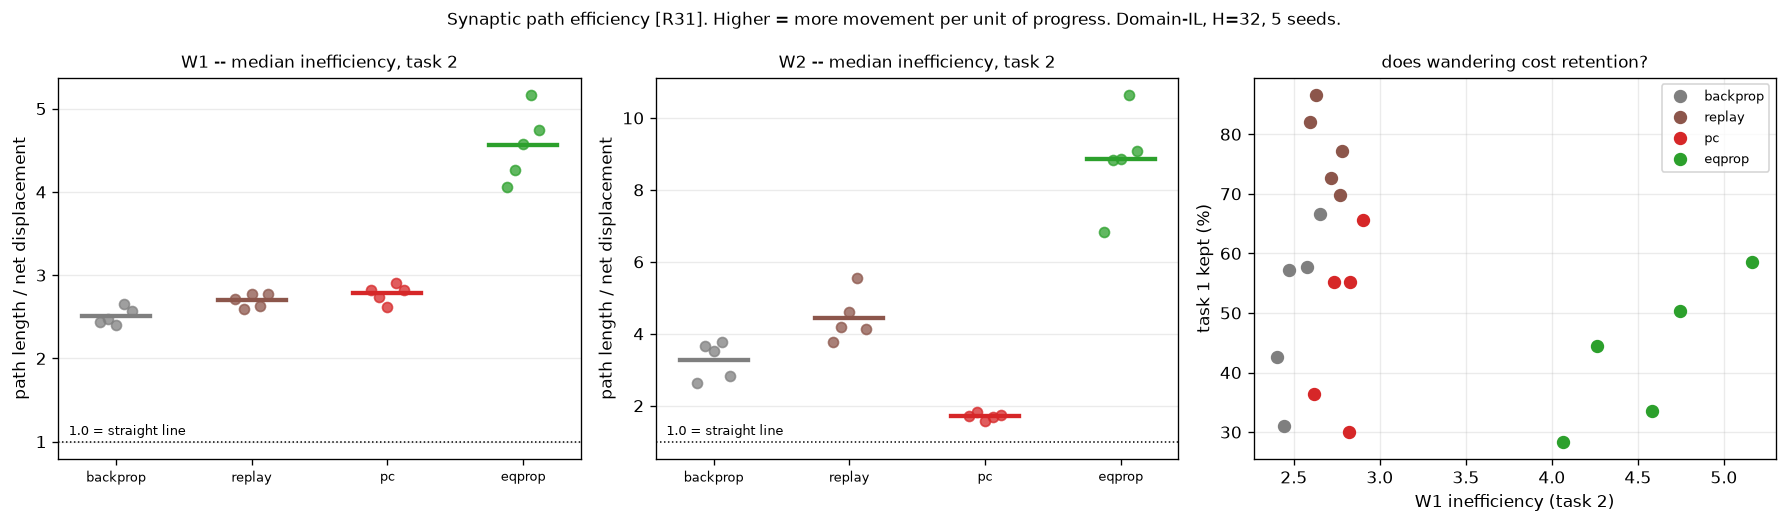

Generate this figure with Python:
"""How far do each rule's synapses travel to reach where they end up, and does wandering more
mean forgetting more?

THE QUANTITY, AND WHOSE IT IS
    [R31] Li & van Rossum measure a metabolic cost: M = sum_t |w(t) - w(t-1)|, the L1 PATH LENGTH
    each synapse actually travels, counting every reversal. Divided by |w(T) - w(0)|, how far it
    needed to travel, that is INEFFICIENCY: 1.0 is a straight line, higher is more wandering.

    It is NOT a forgetting metric and is not reported as one. It belongs to "why do the rules
    differ", which is the question left open by the A series: script 54 measured PC's update as
    0.814 aligned with backprop's on W2 and EqProp's as 0.197, yet neither rule retained more.
    Different credit assignment that buys nothing needs a description, and path length is one --
    it distinguishes a rule that goes somewhere different from one that goes to the same place
    by a worse route.

WHY IT IS SPLIT AT THE TASK SWITCH
    Total path over a whole run conflates learning task 1 with learning task 2. The interesting
    number is task 2's: how much movement does a rule spend, and how much net displacement does
    it have to show for it, while task 1 is sitting underneath being damaged. Path is therefore
    accumulated separately either side of the switch, against the net displacement of that same
    block.

WHY PER LAYER
    Scripts 42/43 established that drift in W1 is what damages task 1, and 55 that PC diverges
    from backprop at the OUTPUT layer while W1 stays backprop-like (cos 0.952 at depth 3). So
    the layers answer different questions and a whole-network average would hide both.

PRE-COMMITTED READINGS
    PC ~ backprop on W1, different on W2   -> agrees with 55; PC reconfigures the output end and
                                              leaves the part that matters alone. This is what
                                              the A-series null predicts, so it is a check on
                                              the story rather than a new claim.
    EqProp markedly higher everywhere      -> 54's near-orthogonal updates show up as wandering,
                                              i.e. it reaches a similar place by a worse route.
                                              That would make "different credit assignment" and
                                              "worse credit assignment" the same statement here.
    Inefficiency correlates with forgetting across seeds -> a mechanism worth pursuing.
    Inefficiency flat across rules         -> path length does not distinguish them, and 54's
                                              cosine is the instrument that does. Report it and
                                              stop, rather than looking for a third measure.

DEVIATIONS FROM THE PROTOCOL, STATED
    * Fixed budgets per task, as script 52, so accuracy is comparable with it.
    * Path length is a SUM OVER UPDATES, so it scales with the number of updates taken. Fixed
      budgets are what make it comparable across rules at all; under accuracy stopping a slower
      rule would accumulate more path for that reason alone. Inefficiency divides most of that
      out, but the raw path is reported too, and must not be compared across different budgets.
"""
import sys
import time
from pathlib import Path

ROOT = Path(__file__).resolve().parents[1]
sys.path.insert(0, str(ROOT))

import numpy as np
import matplotlib.pyplot as plt

from src.protocol import (PROTOCOL, load, build, replace,
                          figure_path as _figure_path, array_path as _array_path)
from src.runner import run_classil
from src.probes import weight_path_probe
from src.metrics import metric_grid, report_grid, paired_diff, inefficiency
from src.plotting import plot_learning_curves

SMOKE = "--smoke" in sys.argv


def _tag(f, suffix):
    own = Path(f).resolve() == Path(__file__).resolve()
    return (suffix + "_SMOKE").lstrip("_") if (SMOKE and own) else suffix


def figure_path(f, suffix=""):      # noqa: F811
    return _figure_path(f, _tag(f, suffix))


def array_path(f, suffix=""):       # noqa: F811
    return _array_path(f, _tag(f, suffix))


# ---------------------------------------------------------------- settings
METHODS = ["backprop", "replay", "pc", "eqprop"]
SEEDS = 5
EVAL_EVERY = 10
COLORS = {"backprop": "tab:gray", "replay": "tab:brown",
          "pc": "tab:red", "eqprop": "tab:green"}
TASK_COLORS = ["tab:orange", "tab:blue"]

HIDDEN = int(np.load(_array_path(str(ROOT / "experiments" /
                                     "41_capacity_vs_hidden_width.py")))["chosen"])
z51 = np.load(_array_path(str(ROOT / "experiments" /
                              "51_matching_the_rules_on_learning_speed.py")))
LR = {m: float(v) for m, v in zip(z51["methods"], z51["lr"])}
SETTLE_TOL, EQ_MAX_STEPS = float(z51["settle_tol"]), int(z51["eq_max_steps"])
PC_STEPS = int(z51["pc_steps"])
T = float(z51["target_steps"])
ITERS = [int(2 * T), int(1.5 * T)]

if SMOKE:
    SEEDS, ITERS = 2, [40, 30]
    print("--smoke: tiny budget, results are NOT meaningful\n")

print(f"H = {HIDDEN} | domain-IL | {ITERS[0]}+{ITERS[1]} updates | {SEEDS} seeds")
print("  question: do the rules differ in how far their synapses travel per unit of progress?\n")

base = replace(PROTOCOL, hidden=HIDDEN, scenario="domain_il", stop_threshold=None,
               max_iters_per_task=ITERS, eval_every=EVAL_EVERY, seeds=SEEDS)
LAYERS = ["W1", "W2"]


def settle_kw(method):
    if method == "pc":
        return dict(steps=PC_STEPS)
    if method == "eqprop":
        return dict(max_steps=EQ_MAX_STEPS, settle_tol=SETTLE_TOL)
    return {}


# ---------------------------------------------------------------- run
REPLOT = "--replot" in sys.argv and Path(array_path(__file__)).exists()

if REPLOT:
    z = np.load(array_path(__file__), allow_pickle=True)
    steps, switches = z["steps"], list(z["switches"])
    curves = {m: z[f"argmax_{m}"] for m in METHODS}
    ineff = {m: {L: z[f"ineff_{m}_{L}"] for L in LAYERS} for m in METHODS}
    pathlen = {m: {L: z[f"path_{m}_{L}"] for L in LAYERS} for m in METHODS}
    netdisp = {m: {L: z[f"net_{m}_{L}"] for L in LAYERS} for m in METHODS}
    print("--replot: redrawing from saved arrays, no training\n")
else:
    data = load(base)
    curves = {m: [] for m in METHODS}
    ineff = {m: {L: [] for L in LAYERS} for m in METHODS}
    pathlen = {m: {L: [] for L in LAYERS} for m in METHODS}
    netdisp = {m: {L: [] for L in LAYERS} for m in METHODS}
    t0 = time.perf_counter()
    for m in METHODS:
        proto = replace(base, lr={m: LR[m]})
        for seed in range(SEEDS):
            tasks = proto.tasks(seed)
            lmap = proto.label_map(tasks)
            handle = {}
            train_step, predict = build(proto, m, seed, handle=handle, **settle_kw(m))
            params = handle["params"]
            wrapped, path = weight_path_probe(train_step, params)

            snap = {}

            def take(tag, _p=params, _s=snap):
                _s[tag] = {k: v.detach().clone() for k, v in _p.named().items() if v is not None}

            take("init")
            mark = {}

            def on_task_end(ti, step, _path=path, _mark=mark):
                # path accumulates from the start of the RUN, so the task-2 contribution is the
                # difference between its value at the end and at the switch. Snapshotting rather
                # than zeroing keeps the whole-run number available too.
                _mark[ti] = {k: v.detach().clone() for k, v in _path.items()}
                take(f"end{ti}")

            out = run_classil(
                wrapped, predict, tasks, data.train, data.class_idx,
                report_eval=data.report_eval, stop_eval=data.stop_eval,
                max_iters_per_task=ITERS, batch=proto.batch, eval_every=EVAL_EVERY,
                device=proto.device, stop_threshold=None, data_seed=seed,
                label_map=lmap, on_task_end=on_task_end)
            curves[m].append(out["curves"]["argmax"])

            for L in LAYERS:
                # TASK 2 ONLY: path travelled after the switch, against net displacement after
                # the switch. Both restricted to the same block, so the ratio is a property of
                # task-2 learning and not of how task 1 happened to go.
                p2 = (mark[1][L] - mark[0][L]).cpu().numpy()
                n2 = (snap["end1"][L] - snap["end0"][L]).cpu().numpy()
                r = inefficiency(p2, n2)
                ineff[m][L].append(float(np.nanmedian(r)))
                pathlen[m][L].append(float(np.abs(p2).sum()))
                netdisp[m][L].append(float(np.abs(n2).sum()))
        steps, switches = out["steps"], out["switches"]
        curves[m] = np.array(curves[m], dtype=float)
        for L in LAYERS:
            for d in (ineff, pathlen, netdisp):
                d[m][L] = np.array(d[m][L], dtype=float)
        print(f"  {m:10s} done  [{time.perf_counter() - t0:6.0f}s]")

sw = switches[0]

# ---------------------------------------------------------------- readings
# The median over synapses, not the mean: inefficiency is a ratio with a small denominator for
# synapses that barely moved, so its distribution has a long right tail and the mean tracks that
# tail rather than the typical synapse. metrics.inefficiency already returns NaN for the
# smallest denominators; the median handles the rest.
print(f"\n  TASK 2 ONLY -- median inefficiency (path / net displacement, per synapse)")
print(f"  {'rule':10s} " + " ".join(f"{L:>22s}" for L in LAYERS))
for m in METHODS:
    cells = []
    for L in LAYERS:
        v = ineff[m][L]
        if m == "backprop":
            cells.append(f"{v.mean():14.2f}         ")
        else:
            d, se, n = paired_diff(v, ineff["backprop"][L])
            cells.append(f"{v.mean():8.2f} {d:+6.2f} {n:4.1f}sem")
    print(f"  {m:10s} " + " ".join(f"{c:>22s}" for c in cells))

print(f"\n  the two ingredients, summed over synapses (task 2 only):")
print(f"  {'rule':10s} " + " ".join(f"{'path ' + L:>12s} {'net ' + L:>11s}" for L in LAYERS))
for m in METHODS:
    cells = []
    for L in LAYERS:
        cells.append(f"{pathlen[m][L].mean():12.2f} {netdisp[m][L].mean():11.2f}")
    print(f"  {m:10s} " + " ".join(cells))

grid = {m: metric_grid(steps, curves[m], sw) for m in METHODS}

print(f"\n  does wandering predict forgetting?  across seeds, within each rule:")
print(f"  {'rule':10s} {'layer':>6s} {'r(ineff, t1 kept)':>19s}   n")
for m in METHODS:
    for L in LAYERS:
        x, y = ineff[m][L], grid[m]["final_t1"]
        ok = np.isfinite(x) & np.isfinite(y)
        r = float(np.corrcoef(x[ok], y[ok])[0, 1]) if ok.sum() > 2 else float("nan")
        print(f"  {m:10s} {L:>6s} {r:19.3f}  {int(ok.sum()):2d}")
print("  With 5 seeds a correlation here is descriptive only -- it says whether the question is")
print("  worth a properly powered run, not whether the relationship holds. Script 60 needed 24.")

report_grid(grid, METHODS, control="backprop", primary="crossover")

# ================================================================ THE ILLUSTRATION
# One figure showing WHAT IS BEING MEASURED, before the figure showing the result. The scalar
# above is a ratio of two lengths; this draws both of them, on real weights, for one seed.
#
# HONESTY ABOUT THE PROJECTION: the path lives in 196x32 dimensions and is drawn in 2. The
# projection is PCA fitted on ALL rules' task-2 trajectories together, so the rules share one
# set of axes and can be compared; the explained variance is printed on the panel. Every NUMBER
# annotated -- path length, net displacement, their ratio -- is computed in the FULL space, not
# in the projection, so the picture can mislead about shape but not about the quantity.
ILLUS_SEED, ILLUS_EVERY = 0, 5
# BOTH layers, because the result is a DISAGREEMENT between them: PC is more efficient than
# backprop on W2 and slightly worse on W1. A figure showing only W1 would illustrate the
# quantity while hiding the finding.
print(f"\n  drawing the mechanism: {' and '.join(LAYERS)} trajectories, seed {ILLUS_SEED}, "
      f"every {ILLUS_EVERY} updates")
from src.probes import weight_trace_probe

data_i = load(base)
traces, marks = {}, {}
for m in METHODS:
    proto = replace(base, lr={m: LR[m]})
    tasks = proto.tasks(ILLUS_SEED)
    lmap = proto.label_map(tasks)
    handle = {}
    ts, pr = build(proto, m, ILLUS_SEED, handle=handle, **settle_kw(m))
    wrapped, tr = weight_trace_probe(ts, handle["params"], keys=tuple(LAYERS),
                                     every=ILLUS_EVERY)
    at_switch = {}
    run_classil(wrapped, pr, tasks, data_i.train, data_i.class_idx,
                report_eval=data_i.report_eval, stop_eval=data_i.stop_eval,
                max_iters_per_task=ITERS, batch=proto.batch, eval_every=10 ** 9,
                device=proto.device, stop_threshold=None, data_seed=ILLUS_SEED,
                label_map=lmap,
                on_task_end=lambda ti, step, _t=tr, _a=at_switch: _a.setdefault(
                    ti, len(_t[LAYERS[0]])))
    traces[m] = {L: np.stack(tr[L]) for L in LAYERS}
    marks[m] = at_switch.get(0, 0)

# BOTH BLOCKS, as two separate paths: init -> switch, then switch -> end. The scalar reported
# above is task 2 only, but drawing task 2 alone hides where it started from and how far the
# weights had already travelled to learn task 1 -- and whether the two blocks have the same
# character at all. Each block gets its own chord and its own ratio.
#
# The PCA is fitted on the WHOLE trajectory anchored at INITIALISATION, so both blocks live in
# one projection and the switch point is a real location on the picture rather than an origin
# imposed by the plotting. Each LAYER gets its own PCA: they have different dimensions and
# wildly different scales, and one shared projection would be dominated by W1 while W2
# collapsed to a dot.
full, mus, bases, evrs = {}, {}, {}, {}
for L in LAYERS:
    full[L] = {m: traces[m][L] - traces[m][L][0] for m in METHODS}
    allpts = np.concatenate([full[L][m] for m in METHODS], axis=0)
    mus[L] = allpts.mean(0)
    _, S, Vt = np.linalg.svd(allpts - mus[L], full_matrices=False)
    bases[L] = Vt[:2]
    evrs[L] = float((S[:2] ** 2).sum() / (S ** 2).sum())


def _path_net(a):
    """L1 path length and L1 net displacement of one block, in the FULL space."""
    return float(np.abs(np.diff(a, axis=0)).sum()), float(np.abs(a[-1] - a[0]).sum())

figI, axesI = plt.subplots(len(LAYERS), len(METHODS),
                           figsize=(4.0 * len(METHODS), 4.2 * len(LAYERS)), squeeze=False)
# ONE set of axis limits for every panel. A shared projection is not a shared picture: with
# per-panel autoscaling, a rule that moved half as far fills its panel just as completely and
# the eye reads the two as equivalent. Limits are fixed from all rules together, so panel area
# means the same thing everywhere.
for row, L in enumerate(LAYERS):
    proj = {m: (full[L][m] - mus[L]) @ bases[L].T for m in METHODS}
    # EACH PANEL IS SCALED SO ITS OWN init->end DISPLACEMENT HAS UNIT LENGTH. Without this,
    # EqProp's W2 excursion is several times the others' and squeezes three of the four panels
    # to a dot -- the figure then shows that EqProp moves more, which is true but is not the
    # quantity. The quantity is a RATIO of two lengths and is scale-invariant, so rescaling each
    # panel discards nothing being measured and makes the shape -- which IS the ratio -- legible
    # in all four. Absolute sizes are printed in each panel's annotation instead.
    for m in METHODS:
        P = proj[m]
        d = float(np.linalg.norm(P[-1] - P[0]))
        proj[m] = (P - P[0]) / (d if d > 0 else 1.0)
    allP = np.concatenate(list(proj.values()), axis=0)
    # np.ptp(a, ...), not a.ptp(...): numpy 2 removed the ndarray method.
    pad = 0.12 * max(np.ptp(allP, axis=0).max(), 1e-12)
    half = max(np.ptp(allP[:, 0]), np.ptp(allP[:, 1])) / 2 + pad   # equal aspect, no distortion
    cx = (allP[:, 0].min() + allP[:, 0].max()) / 2
    cy = (allP[:, 1].min() + allP[:, 1].max()) / 2
    for col, m in enumerate(METHODS):
        ax = axesI[row][col]
        P, k, A = proj[m], marks[m], full[L][m]
        # THE ROUTE, in two blocks
        for lab, Pb, alpha in (("task 1", P[:k + 1], 0.40), ("task 2", P[k:], 1.0)):
            if len(Pb) < 2:
                continue
            ax.fill(np.concatenate([Pb[:, 0], [Pb[0, 0]]]),
                    np.concatenate([Pb[:, 1], [Pb[0, 1]]]),
                    color=COLORS[m], alpha=0.09 * (1 + alpha), lw=0)
            ax.plot(Pb[:, 0], Pb[:, 1], color=COLORS[m], lw=1.7, alpha=alpha,
                    label=f"route, {lab}")
        # THREE NET DISPLACEMENTS. The third is the point: task 2 partly UNDOES task 1, so the
        # overall net (init -> end) is not the sum of the two blocks, and the gap between them
        # is retraced ground -- movement spent going somewhere and then coming back.
        p1, n1 = _path_net(A[:k + 1]) if k >= 1 else (0.0, 0.0)
        p2, n2 = _path_net(A[k:]) if len(A) - k >= 2 else (0.0, 0.0)
        pf, nf = _path_net(A)
        for (i, j), ls, c, lab in ((( 0, k), ":", "tab:blue", "net, init->switch"),
                                   ((k, -1), "--", "k", "net, switch->end"),
                                   (( 0, -1), "-", "tab:purple", "net, init->end")):
            ax.plot([P[i, 0], P[j, 0]], [P[i, 1], P[j, 1]], color=c, lw=1.9, ls=ls,
                    alpha=0.9, label=lab, zorder=4)
        ax.plot(P[0, 0], P[0, 1], "o", color="k", ms=7, label="init")
        ax.plot(P[k, 0], P[k, 1], "*", color="k", ms=14, label="task switch")
        ax.plot(P[-1, 0], P[-1, 1], "s", color="k", ms=7, label="end")
        r1 = p1 / n1 if n1 > 0 else float("nan")
        r2 = p2 / n2 if n2 > 0 else float("nan")
        rf = pf / nf if nf > 0 else float("nan")
        ax.set_title(f"{m if row == 0 else ''}\n{L}   path/net:  "
                     f"t1 {r1:.2f}x   t2 {r2:.2f}x   FULL {rf:.2f}x", fontsize=9.5)
        # how much of task 1's displacement did task 2 undo? n1 + n2 - nf is the L1 distance
        # travelled and then given back; 0 means the two blocks moved in unrelated directions.
        ax.annotate(f"net: {n1:.0f} + {n2:.0f} = {n1 + n2:.0f}\nbut init->end = {nf:.0f}\n"
                    f"retraced {max(n1 + n2 - nf, 0):.0f}",
                    xy=(0.02, 0.02), xycoords="axes fraction", fontsize=7.5, va="bottom",
                    color="dimgray")
        ax.set_xlim(cx - half, cx + half); ax.set_ylim(cy - half, cy + half)
        ax.set_aspect("equal")
        ax.set_xticks([]); ax.set_yticks([])
        ax.grid(alpha=0.25)
    axesI[row][0].set_ylabel(f"{L}   (2-D PCA, {evrs[L]:.0%} of variance,\n"
                             f"each panel scaled to unit init->end)", fontsize=9)
axesI[0][0].legend(fontsize=7.5, loc="best")
figI.suptitle(
    f"WHAT IS BEING MEASURED: each layer's route through weight space, seed {ILLUS_SEED}. "
    f"The wiggly line is the route actually taken -- faint over task 1, solid over task 2.\n"
    f"THREE net displacements are drawn on the same axes: init->switch (blue dotted), "
    f"switch->end (black dashed), and init->end (purple solid). Shaded = area between a route "
    f"and its chord, the wandering the ratio charges for.\n"
    f"The purple line is the point: task 2 partly UNDOES task 1, so the overall net is shorter "
    f"than the two blocks summed, and the difference is ground retraced -- movement spent going "
    f"somewhere and then coming back.\n"
    f"CAVEAT: the annotated ratios are [R31]'s L1 (sum of |dw|, their metabolic cost) computed "
    f"in the FULL weight space; the drawing is Euclidean in 2-D PCA holding the stated variance. "
    f"Trust the numbers, read the picture for shape.", fontsize=9.5)
figI.tight_layout()
figI.savefig(figure_path(__file__, "mechanism"), dpi=130, bbox_inches="tight")
print(f"saved {figure_path(__file__, 'mechanism')}")

# ---------------------------------------------------------------- figures
fig, axes = plt.subplots(1, len(LAYERS) + 1, figsize=(5.0 * (len(LAYERS) + 1), 4.4))
for ax, L in zip(axes, LAYERS):
    for i, m in enumerate(METHODS):
        v = ineff[m][L]
        ax.plot(np.full(len(v), i) + np.linspace(-0.12, 0.12, len(v)), v, "o",
                color=COLORS[m], ms=6, alpha=0.75)
        ax.plot([i - 0.25, i + 0.25], [v.mean()] * 2, color=COLORS[m], lw=2.6)
    ax.axhline(1.0, color="k", lw=0.9, ls=":")
    ax.annotate("1.0 = straight line", xy=(0.02, 1.0), xycoords=("axes fraction", "data"),
                xytext=(0, 4), textcoords="offset points", fontsize=8)
    ax.set_xticks(range(len(METHODS)))
    ax.set_xticklabels(METHODS, fontsize=8)
    ax.set_title(f"{L} -- median inefficiency, task 2", fontsize=10)
    ax.set_ylabel("path length / net displacement")
    ax.grid(alpha=0.25, axis="y")
ax = axes[-1]
for m in METHODS:
    ax.plot(ineff[m][LAYERS[0]], grid[m]["final_t1"], "o", color=COLORS[m], ms=7, label=m)
ax.set_xlabel(f"{LAYERS[0]} inefficiency (task 2)")
ax.set_ylabel("task 1 kept (%)")
ax.set_title("does wandering cost retention?", fontsize=10)
ax.legend(fontsize=8)
ax.grid(alpha=0.25)
fig.suptitle("Synaptic path efficiency [R31]. Higher = more movement per unit of progress. "
             f"Domain-IL, H={HIDDEN}, {SEEDS} seeds.", fontsize=10)
fig.tight_layout()
fig.savefig(figure_path(__file__), dpi=120, bbox_inches="tight")
print(f"\nsaved {figure_path(__file__)}")

plot_learning_curves(
    steps, curves, METHODS, figure_path(__file__, "accuracy"),
    blocks=[(0, sw, 0), (sw, steps[-1], 1)], ncols=2, task_colors=TASK_COLORS,
    task_labels=["task 1", "task 2"], crossover_after=sw,
    title=f"Accuracy for the same runs -- {base.describe()}",
    legend_kw=dict(loc="upper left", bbox_to_anchor=(1.02, 1), frameon=False))

# ---------------------------------------------------------------- save
if not SMOKE:
    np.savez(array_path(__file__), steps=steps, switches=switches,
             methods=np.array(METHODS),
             **{f"argmax_{m}": curves[m] for m in METHODS},
             **{f"ineff_{m}_{L}": ineff[m][L] for m in METHODS for L in LAYERS},
             **{f"path_{m}_{L}": pathlen[m][L] for m in METHODS for L in LAYERS},
             **{f"net_{m}_{L}": netdisp[m][L] for m in METHODS for L in LAYERS})
    print(f"saved {array_path(__file__)}")
